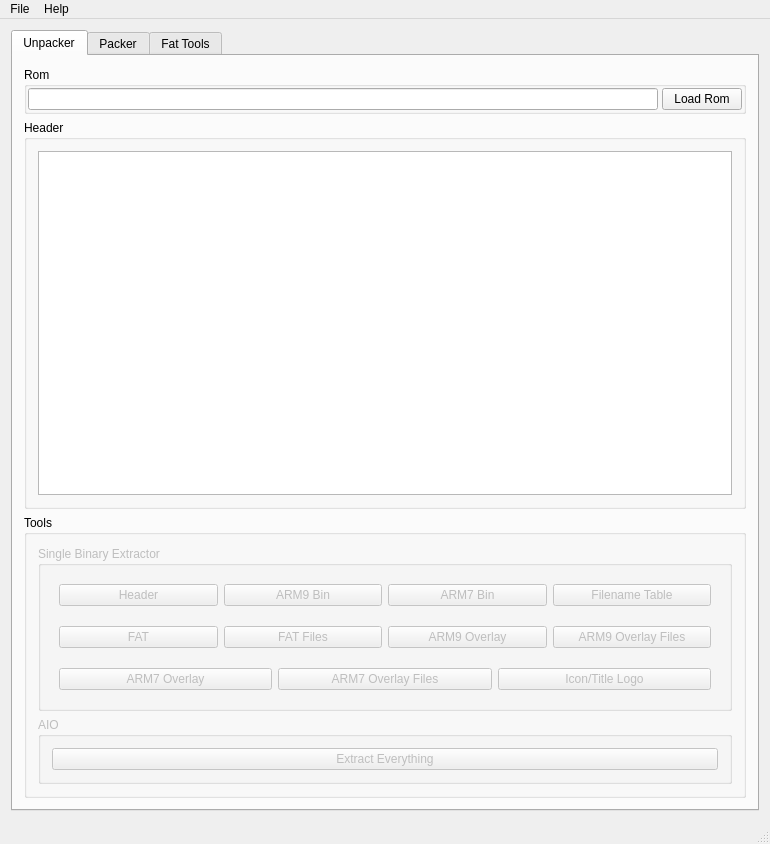
<?xml version="1.0" encoding="UTF-8"?>
<ui version="4.0">
 <class>MainWindow</class>
 <widget class="QMainWindow" name="MainWindow">
  <property name="geometry">
   <rect>
    <x>0</x>
    <y>0</y>
    <width>770</width>
    <height>844</height>
   </rect>
  </property>
  <property name="windowTitle">
   <string>NDSFactory</string>
  </property>
  <widget class="QWidget" name="centralWidget">
   <property name="sizePolicy">
    <sizepolicy hsizetype="Expanding" vsizetype="Expanding">
     <horstretch>0</horstretch>
     <verstretch>0</verstretch>
    </sizepolicy>
   </property>
   <property name="maximumSize">
    <size>
     <width>756</width>
     <height>800</height>
    </size>
   </property>
   <layout class="QVBoxLayout" name="verticalLayout">
    <property name="sizeConstraint">
     <enum>QLayout::SizeConstraint::SetMinAndMaxSize</enum>
    </property>
    <item>
     <widget class="QTabWidget" name="mainTab">
      <property name="locale">
       <locale language="English" country="UnitedStates"/>
      </property>
      <property name="currentIndex">
       <number>0</number>
      </property>
      <widget class="QWidget" name="unpackerTab">
       <attribute name="title">
        <string>Unpacker</string>
       </attribute>
       <layout class="QVBoxLayout" name="verticalLayout_2">
        <item>
         <widget class="QGroupBox" name="groupBox_2">
          <property name="title">
           <string>Rom</string>
          </property>
          <layout class="QHBoxLayout" name="horizontalLayout">
           <property name="spacing">
            <number>4</number>
           </property>
           <property name="sizeConstraint">
            <enum>QLayout::SizeConstraint::SetMinimumSize</enum>
           </property>
           <property name="leftMargin">
            <number>1</number>
           </property>
           <property name="topMargin">
            <number>1</number>
           </property>
           <property name="rightMargin">
            <number>1</number>
           </property>
           <property name="bottomMargin">
            <number>1</number>
           </property>
           <item>
            <widget class="QLineEdit" name="loadedRomPath">
             <property name="readOnly">
              <bool>true</bool>
             </property>
            </widget>
           </item>
           <item>
            <widget class="QPushButton" name="loadRomBtn">
             <property name="text">
              <string>Load Rom</string>
             </property>
             <property name="autoDefault">
              <bool>false</bool>
             </property>
            </widget>
           </item>
          </layout>
         </widget>
        </item>
        <item>
         <widget class="QGroupBox" name="groupBox">
          <property name="title">
           <string>Header</string>
          </property>
          <layout class="QVBoxLayout" name="verticalLayout_5">
           <item>
            <widget class="QTableView" name="unpackerHeaderDataTable">
             <property name="sizeAdjustPolicy">
              <enum>QAbstractScrollArea::SizeAdjustPolicy::AdjustToContents</enum>
             </property>
             <property name="editTriggers">
              <set>QAbstractItemView::EditTrigger::NoEditTriggers</set>
             </property>
             <property name="wordWrap">
              <bool>false</bool>
             </property>
             <attribute name="horizontalHeaderVisible">
              <bool>false</bool>
             </attribute>
             <attribute name="verticalHeaderVisible">
              <bool>false</bool>
             </attribute>
            </widget>
           </item>
          </layout>
         </widget>
        </item>
        <item>
         <widget class="QGroupBox" name="groupBox_3">
          <property name="title">
           <string>Tools</string>
          </property>
          <layout class="QVBoxLayout" name="verticalLayout_3">
           <item>
            <widget class="QGroupBox" name="unpackerExtractorGbx">
             <property name="enabled">
              <bool>false</bool>
             </property>
             <property name="title">
              <string>Single Binary Extractor</string>
             </property>
             <layout class="QVBoxLayout" name="verticalLayout_4">
              <item>
               <layout class="QHBoxLayout" name="horizontalLayout_2">
                <property name="leftMargin">
                 <number>7</number>
                </property>
                <property name="topMargin">
                 <number>7</number>
                </property>
                <property name="rightMargin">
                 <number>7</number>
                </property>
                <property name="bottomMargin">
                 <number>7</number>
                </property>
                <item>
                 <widget class="QPushButton" name="unpackerDumpHeaderBtn">
                  <property name="text">
                   <string>Header</string>
                  </property>
                 </widget>
                </item>
                <item>
                 <widget class="QPushButton" name="unpackerDumpArm9Btn">
                  <property name="text">
                   <string>ARM9 Bin</string>
                  </property>
                 </widget>
                </item>
                <item>
                 <widget class="QPushButton" name="unpackerDumpArm7Btn">
                  <property name="text">
                   <string>ARM7 Bin</string>
                  </property>
                 </widget>
                </item>
                <item>
                 <widget class="QPushButton" name="unpackerDumpFntBtn">
                  <property name="text">
                   <string>Filename Table</string>
                  </property>
                 </widget>
                </item>
               </layout>
              </item>
              <item>
               <layout class="QHBoxLayout" name="horizontalLayout_3">
                <property name="leftMargin">
                 <number>7</number>
                </property>
                <property name="topMargin">
                 <number>7</number>
                </property>
                <property name="rightMargin">
                 <number>7</number>
                </property>
                <property name="bottomMargin">
                 <number>7</number>
                </property>
                <item>
                 <widget class="QPushButton" name="unpackerDumpFatBtn">
                  <property name="text">
                   <string>FAT</string>
                  </property>
                 </widget>
                </item>
                <item>
                 <widget class="QPushButton" name="unpackerDumpFatFilesBtn">
                  <property name="text">
                   <string>FAT Files</string>
                  </property>
                 </widget>
                </item>
                <item>
                 <widget class="QPushButton" name="unpackerDumpArm9OverlayBtn">
                  <property name="text">
                   <string>ARM9 Overlay</string>
                  </property>
                 </widget>
                </item>
                <item>
                 <widget class="QPushButton" name="unpackerDumpArm9OverlayFilesBtn">
                  <property name="text">
                   <string>ARM9 Overlay Files</string>
                  </property>
                 </widget>
                </item>
               </layout>
              </item>
              <item>
               <layout class="QHBoxLayout" name="horizontalLayout_7">
                <property name="leftMargin">
                 <number>7</number>
                </property>
                <property name="topMargin">
                 <number>7</number>
                </property>
                <property name="rightMargin">
                 <number>7</number>
                </property>
                <property name="bottomMargin">
                 <number>7</number>
                </property>
                <item>
                 <widget class="QPushButton" name="unpackerDumpArm7OverlayBtn">
                  <property name="text">
                   <string>ARM7 Overlay</string>
                  </property>
                 </widget>
                </item>
                <item>
                 <widget class="QPushButton" name="unpackerDumpArm7OverlayFilesBtn">
                  <property name="text">
                   <string>ARM7 Overlay Files</string>
                  </property>
                 </widget>
                </item>
                <item>
                 <widget class="QPushButton" name="unpackerDumpIconTitleLogoBtn">
                  <property name="text">
                   <string>Icon/Title Logo</string>
                  </property>
                 </widget>
                </item>
               </layout>
              </item>
             </layout>
            </widget>
           </item>
           <item>
            <widget class="QGroupBox" name="unpackerExtraGbx">
             <property name="enabled">
              <bool>false</bool>
             </property>
             <property name="title">
              <string>AIO</string>
             </property>
             <layout class="QHBoxLayout" name="horizontalLayout_4">
              <item>
               <widget class="QPushButton" name="unpackerDumpEverythingBtn">
                <property name="text">
                 <string>Extract Everything</string>
                </property>
               </widget>
              </item>
             </layout>
            </widget>
           </item>
          </layout>
         </widget>
        </item>
       </layout>
      </widget>
      <widget class="QWidget" name="packerTab">
       <attribute name="title">
        <string>Packer</string>
       </attribute>
       <layout class="QVBoxLayout" name="verticalLayout_7">
        <item>
         <widget class="QGroupBox" name="groupBox_4">
          <property name="title">
           <string>Header</string>
          </property>
          <layout class="QVBoxLayout" name="verticalLayout_6">
           <item>
            <widget class="QTableView" name="packerHeaderDataTable">
             <property name="sizeAdjustPolicy">
              <enum>QAbstractScrollArea::SizeAdjustPolicy::AdjustToContents</enum>
             </property>
             <property name="editTriggers">
              <set>QAbstractItemView::EditTrigger::NoEditTriggers</set>
             </property>
            </widget>
           </item>
           <item>
            <layout class="QHBoxLayout" name="horizontalLayout_33">
             <property name="sizeConstraint">
              <enum>QLayout::SizeConstraint::SetMinimumSize</enum>
             </property>
             <property name="leftMargin">
              <number>0</number>
             </property>
             <property name="topMargin">
              <number>0</number>
             </property>
             <property name="rightMargin">
              <number>0</number>
             </property>
             <property name="bottomMargin">
              <number>0</number>
             </property>
             <item>
              <spacer name="horizontalSpacer">
               <property name="orientation">
                <enum>Qt::Orientation::Horizontal</enum>
               </property>
               <property name="sizeHint" stdset="0">
                <size>
                 <width>40</width>
                 <height>20</height>
                </size>
               </property>
              </spacer>
             </item>
             <item>
              <widget class="QPushButton" name="packerCalcHeaderCrcBtn">
               <property name="enabled">
                <bool>false</bool>
               </property>
               <property name="text">
                <string>Calc Header CRC</string>
               </property>
              </widget>
             </item>
             <item>
              <widget class="QPushButton" name="packerLoadHeaderBtn">
               <property name="sizePolicy">
                <sizepolicy hsizetype="Minimum" vsizetype="Minimum">
                 <horstretch>0</horstretch>
                 <verstretch>0</verstretch>
                </sizepolicy>
               </property>
               <property name="layoutDirection">
                <enum>Qt::LayoutDirection::LeftToRight</enum>
               </property>
               <property name="text">
                <string>Import Header From File</string>
               </property>
              </widget>
             </item>
            </layout>
           </item>
          </layout>
         </widget>
        </item>
        <item>
         <widget class="QGroupBox" name="unpackerInjectorGbx">
          <property name="title">
           <string>Injector</string>
          </property>
          <layout class="QVBoxLayout" name="verticalLayout_8">
           <item>
            <layout class="QHBoxLayout" name="horizontalLayout_26">
             <item>
              <widget class="QLineEdit" name="loadedArm9BinPathEdt"/>
             </item>
             <item>
              <widget class="QPushButton" name="packerLoadArm9BinBtn">
               <property name="text">
                <string>Load Arm9 Bin</string>
               </property>
              </widget>
             </item>
             <item>
              <widget class="QLineEdit" name="loadedArm7BinPathEdt"/>
             </item>
             <item>
              <widget class="QPushButton" name="packerLoadArm7BinBtn">
               <property name="text">
                <string>Load Arm7 Bin</string>
               </property>
              </widget>
             </item>
            </layout>
           </item>
           <item>
            <layout class="QHBoxLayout" name="horizontalLayout_28">
             <item>
              <widget class="QLineEdit" name="loadedFntPathEdt"/>
             </item>
             <item>
              <widget class="QPushButton" name="packerLoadFntBtn">
               <property name="text">
                <string>Load FNT</string>
               </property>
              </widget>
             </item>
             <item>
              <widget class="QLineEdit" name="loadedFatPathEdt"/>
             </item>
             <item>
              <widget class="QPushButton" name="packerLoadFatBtn">
               <property name="text">
                <string>Load FAT</string>
               </property>
              </widget>
             </item>
            </layout>
           </item>
           <item>
            <layout class="QHBoxLayout" name="horizontalLayout_29">
             <item>
              <widget class="QLineEdit" name="loadedArm9OverlayPathEdt"/>
             </item>
             <item>
              <widget class="QPushButton" name="packerLoadArm9OverlayBtn">
               <property name="text">
                <string>Load ARM9 Overlay</string>
               </property>
              </widget>
             </item>
             <item>
              <widget class="QLineEdit" name="loadedArm9OverlayFilesPathEdt"/>
             </item>
             <item>
              <widget class="QPushButton" name="packerLoadArm9OverlayFilesBtn">
               <property name="text">
                <string>Load ARM9 Overlay Files</string>
               </property>
              </widget>
             </item>
            </layout>
           </item>
           <item>
            <layout class="QHBoxLayout" name="horizontalLayout_30">
             <item>
              <widget class="QLineEdit" name="loadedArm7OverlayPathEdt"/>
             </item>
             <item>
              <widget class="QPushButton" name="packerLoadArm7OverlayBtn">
               <property name="text">
                <string>Load ARM7 Overlay</string>
               </property>
              </widget>
             </item>
             <item>
              <widget class="QLineEdit" name="loadedArm7OverlayFilesPathEdt"/>
             </item>
             <item>
              <widget class="QPushButton" name="packerLoadArm7OverlayFilesBtn">
               <property name="text">
                <string>Load ARM7 Overlay Files</string>
               </property>
              </widget>
             </item>
            </layout>
           </item>
           <item>
            <layout class="QHBoxLayout" name="horizontalLayout_31">
             <item>
              <widget class="QLineEdit" name="loadedIconTitlePathEdt"/>
             </item>
             <item>
              <widget class="QPushButton" name="packerLoadIconTitleBtn">
               <property name="text">
                <string>Load Icon/Title</string>
               </property>
              </widget>
             </item>
             <item>
              <widget class="QLineEdit" name="loadedFatFilesPathEdt"/>
             </item>
             <item>
              <widget class="QPushButton" name="packerLoadFatFilesBtn">
               <property name="text">
                <string>Load FAT Files</string>
               </property>
              </widget>
             </item>
            </layout>
           </item>
          </layout>
         </widget>
        </item>
        <item>
         <widget class="QGroupBox" name="groupBox_5">
          <property name="layoutDirection">
           <enum>Qt::LayoutDirection::LeftToRight</enum>
          </property>
          <property name="autoFillBackground">
           <bool>false</bool>
          </property>
          <property name="title">
           <string>Builder</string>
          </property>
          <property name="alignment">
           <set>Qt::AlignmentFlag::AlignLeading|Qt::AlignmentFlag::AlignLeft|Qt::AlignmentFlag::AlignVCenter</set>
          </property>
          <layout class="QVBoxLayout" name="verticalLayout_10">
           <item>
            <layout class="QHBoxLayout" name="horizontalLayout_32">
             <property name="sizeConstraint">
              <enum>QLayout::SizeConstraint::SetDefaultConstraint</enum>
             </property>
             <item>
              <widget class="QRadioButton" name="packerPadType00RdBtn">
               <property name="sizePolicy">
                <sizepolicy hsizetype="Fixed" vsizetype="Fixed">
                 <horstretch>0</horstretch>
                 <verstretch>0</verstretch>
                </sizepolicy>
               </property>
               <property name="text">
                <string>PAD Sections With 00s</string>
               </property>
               <property name="checked">
                <bool>true</bool>
               </property>
              </widget>
             </item>
             <item>
              <widget class="QRadioButton" name="packerPadTypeFFRdBtn">
               <property name="sizePolicy">
                <sizepolicy hsizetype="Fixed" vsizetype="Fixed">
                 <horstretch>0</horstretch>
                 <verstretch>0</verstretch>
                </sizepolicy>
               </property>
               <property name="text">
                <string>PAD Sections With FFs</string>
               </property>
              </widget>
             </item>
            </layout>
           </item>
           <item>
            <layout class="QVBoxLayout" name="verticalLayout_11">
             <item>
              <widget class="QCheckBox" name="packerTrimRomsCbx">
               <property name="sizePolicy">
                <sizepolicy hsizetype="Preferred" vsizetype="Fixed">
                 <horstretch>0</horstretch>
                 <verstretch>0</verstretch>
                </sizepolicy>
               </property>
               <property name="layoutDirection">
                <enum>Qt::LayoutDirection::LeftToRight</enum>
               </property>
               <property name="text">
                <string>Generate Trimmed Rom</string>
               </property>
               <property name="checked">
                <bool>true</bool>
               </property>
              </widget>
             </item>
            </layout>
           </item>
           <item>
            <layout class="QVBoxLayout" name="verticalLayout_9">
             <item>
              <widget class="QPushButton" name="packerBuildNDSRomBtn">
               <property name="enabled">
                <bool>false</bool>
               </property>
               <property name="text">
                <string>Build NDS Rom</string>
               </property>
              </widget>
             </item>
            </layout>
           </item>
          </layout>
         </widget>
        </item>
       </layout>
      </widget>
      <widget class="QWidget" name="fatToolsTab">
       <attribute name="title">
        <string>Fat Tools</string>
       </attribute>
       <layout class="QVBoxLayout" name="verticalLayout_13">
        <item>
         <layout class="QVBoxLayout" name="verticalLayout_14">
          <property name="spacing">
           <number>6</number>
          </property>
          <property name="sizeConstraint">
           <enum>QLayout::SizeConstraint::SetDefaultConstraint</enum>
          </property>
          <item>
           <widget class="QGroupBox" name="groupBox_7">
            <property name="title">
             <string>FAT Data Extractor</string>
            </property>
            <layout class="QVBoxLayout" name="verticalLayout_16">
             <item>
              <layout class="QHBoxLayout" name="horizontalLayout_38">
               <property name="leftMargin">
                <number>0</number>
               </property>
               <property name="topMargin">
                <number>0</number>
               </property>
               <property name="rightMargin">
                <number>0</number>
               </property>
               <property name="bottomMargin">
                <number>0</number>
               </property>
               <item>
                <widget class="QLineEdit" name="fatExtractorFatDataPathEdt"/>
               </item>
               <item>
                <widget class="QPushButton" name="fatExtractorLoadFatDataBtn">
                 <property name="text">
                  <string>Load FAT Data(fat_data.bin)</string>
                 </property>
                </widget>
               </item>
              </layout>
             </item>
             <item>
              <layout class="QHBoxLayout" name="horizontalLayout_40">
               <property name="leftMargin">
                <number>0</number>
               </property>
               <property name="topMargin">
                <number>0</number>
               </property>
               <property name="rightMargin">
                <number>0</number>
               </property>
               <property name="bottomMargin">
                <number>0</number>
               </property>
               <item>
                <widget class="QLineEdit" name="fatExtractorFntPathEdt"/>
               </item>
               <item>
                <widget class="QPushButton" name="fatExtractorLoadFntBtn">
                 <property name="text">
                  <string>Load FNT(fnt.bin)</string>
                 </property>
                </widget>
               </item>
              </layout>
             </item>
             <item>
              <layout class="QHBoxLayout" name="horizontalLayout_39" stretch="0,0">
               <property name="leftMargin">
                <number>0</number>
               </property>
               <property name="topMargin">
                <number>0</number>
               </property>
               <property name="rightMargin">
                <number>0</number>
               </property>
               <property name="bottomMargin">
                <number>0</number>
               </property>
               <item>
                <widget class="QLineEdit" name="fatExtractorFatPathEdt"/>
               </item>
               <item>
                <widget class="QPushButton" name="fatExtractorLoadFatBtn">
                 <property name="text">
                  <string>Load FAT(fat.bin)</string>
                 </property>
                </widget>
               </item>
              </layout>
             </item>
             <item>
              <layout class="QHBoxLayout" name="horizontalLayout_6">
               <item>
                <widget class="QLabel" name="label">
                 <property name="text">
                  <string>Original Fat Files (fat_data.bin) Addr:</string>
                 </property>
                </widget>
               </item>
               <item>
                <widget class="QLineEdit" name="fatExtractorOriginalFatFilesAddrEdt"/>
               </item>
              </layout>
             </item>
             <item>
              <layout class="QHBoxLayout" name="horizontalLayout_8">
               <item>
                <widget class="QCheckBox" name="fatExtractorSaveFileIDsCbx">
                 <property name="text">
                  <string>Save file IDs to _file_IDs.txt (required for games that access files by their ID)</string>
                 </property>
                </widget>
               </item>
              </layout>
             </item>
             <item>
              <layout class="QHBoxLayout" name="horizontalLayout_41">
               <property name="leftMargin">
                <number>0</number>
               </property>
               <property name="topMargin">
                <number>0</number>
               </property>
               <property name="rightMargin">
                <number>0</number>
               </property>
               <property name="bottomMargin">
                <number>0</number>
               </property>
               <item>
                <widget class="QPushButton" name="fatExtractorExtractBtn">
                 <property name="text">
                  <string>Extract FAT Data!</string>
                 </property>
                </widget>
               </item>
              </layout>
             </item>
            </layout>
           </widget>
          </item>
         </layout>
        </item>
        <item>
         <layout class="QVBoxLayout" name="verticalLayout_12">
          <item>
           <widget class="QGroupBox" name="groupBox_6">
            <property name="title">
             <string>FAT Patcher</string>
            </property>
            <layout class="QVBoxLayout" name="verticalLayout_15">
             <item>
              <layout class="QHBoxLayout" name="horizontalLayout_5">
               <item>
                <widget class="QLabel" name="label_83">
                 <property name="sizePolicy">
                  <sizepolicy hsizetype="Minimum" vsizetype="Minimum">
                   <horstretch>0</horstretch>
                   <verstretch>0</verstretch>
                  </sizepolicy>
                 </property>
                 <property name="text">
                  <string>If the address of the fat_data.bin file is different from the original location in ROM, you need to patch the fat.bin file...</string>
                 </property>
                 <property name="scaledContents">
                  <bool>false</bool>
                 </property>
                 <property name="alignment">
                  <set>Qt::AlignmentFlag::AlignCenter</set>
                 </property>
                </widget>
               </item>
              </layout>
             </item>
             <item>
              <layout class="QHBoxLayout" name="horizontalLayout_35">
               <property name="leftMargin">
                <number>0</number>
               </property>
               <property name="topMargin">
                <number>0</number>
               </property>
               <property name="rightMargin">
                <number>0</number>
               </property>
               <property name="bottomMargin">
                <number>0</number>
               </property>
               <item>
                <widget class="QLineEdit" name="fatPatcherFatPathEdt"/>
               </item>
               <item>
                <widget class="QPushButton" name="fatPatcherLoadFatBtn">
                 <property name="text">
                  <string>Load FAT (fat.bin)</string>
                 </property>
                </widget>
               </item>
              </layout>
             </item>
             <item>
              <layout class="QHBoxLayout" name="horizontalLayout_36">
               <property name="leftMargin">
                <number>0</number>
               </property>
               <property name="topMargin">
                <number>0</number>
               </property>
               <property name="rightMargin">
                <number>0</number>
               </property>
               <property name="bottomMargin">
                <number>0</number>
               </property>
               <item>
                <widget class="QLabel" name="label_84">
                 <property name="text">
                  <string>Original Fat Files (fat_data.bin) Addr:</string>
                 </property>
                </widget>
               </item>
               <item>
                <widget class="QLineEdit" name="fatPatcherOriginalFatFilesAddrEdt"/>
               </item>
               <item>
                <widget class="QLabel" name="label_85">
                 <property name="text">
                  <string>New Fat Files Addr:</string>
                 </property>
                </widget>
               </item>
               <item>
                <widget class="QLineEdit" name="fatPatcherNewFatFilesAddrEdt"/>
               </item>
              </layout>
             </item>
             <item>
              <layout class="QHBoxLayout" name="horizontalLayout_37">
               <property name="leftMargin">
                <number>0</number>
               </property>
               <property name="topMargin">
                <number>0</number>
               </property>
               <property name="rightMargin">
                <number>0</number>
               </property>
               <property name="bottomMargin">
                <number>0</number>
               </property>
               <item>
                <widget class="QPushButton" name="fatPatcherPatchFatBtn">
                 <property name="text">
                  <string>Apply Patch!</string>
                 </property>
                </widget>
               </item>
              </layout>
             </item>
            </layout>
           </widget>
          </item>
         </layout>
        </item>
        <item>
         <spacer name="verticalSpacer">
          <property name="orientation">
           <enum>Qt::Orientation::Vertical</enum>
          </property>
          <property name="sizeType">
           <enum>QSizePolicy::Policy::Expanding</enum>
          </property>
          <property name="sizeHint" stdset="0">
           <size>
            <width>20</width>
            <height>40</height>
           </size>
          </property>
         </spacer>
        </item>
       </layout>
      </widget>
     </widget>
    </item>
   </layout>
  </widget>
  <widget class="QMenuBar" name="menuBar">
   <property name="enabled">
    <bool>true</bool>
   </property>
   <property name="geometry">
    <rect>
     <x>0</x>
     <y>0</y>
     <width>770</width>
     <height>21</height>
    </rect>
   </property>
   <widget class="QMenu" name="menuFile">
    <property name="title">
     <string>File</string>
    </property>
    <widget class="QMenu" name="menuTheme">
     <property name="title">
      <string>Theme</string>
     </property>
     <addaction name="actionDark"/>
     <addaction name="actionLight"/>
     <addaction name="actionDefault"/>
    </widget>
    <addaction name="menuTheme"/>
    <addaction name="actionExit"/>
   </widget>
   <widget class="QMenu" name="menuHelp">
    <property name="title">
     <string>Help</string>
    </property>
    <addaction name="actionAbout"/>
   </widget>
   <addaction name="menuFile"/>
   <addaction name="menuHelp"/>
  </widget>
  <widget class="QStatusBar" name="statusBar">
   <property name="enabled">
    <bool>true</bool>
   </property>
  </widget>
  <action name="actionAbout">
   <property name="text">
    <string>About</string>
   </property>
  </action>
  <action name="actionExit">
   <property name="text">
    <string>Exit</string>
   </property>
  </action>
  <action name="actionDark">
   <property name="text">
    <string>Dark</string>
   </property>
  </action>
  <action name="actionLight">
   <property name="text">
    <string>Light</string>
   </property>
  </action>
  <action name="actionDefault">
   <property name="text">
    <string>Default</string>
   </property>
  </action>
 </widget>
 <layoutdefault spacing="6" margin="11"/>
 <resources/>
 <connections/>
</ui>
